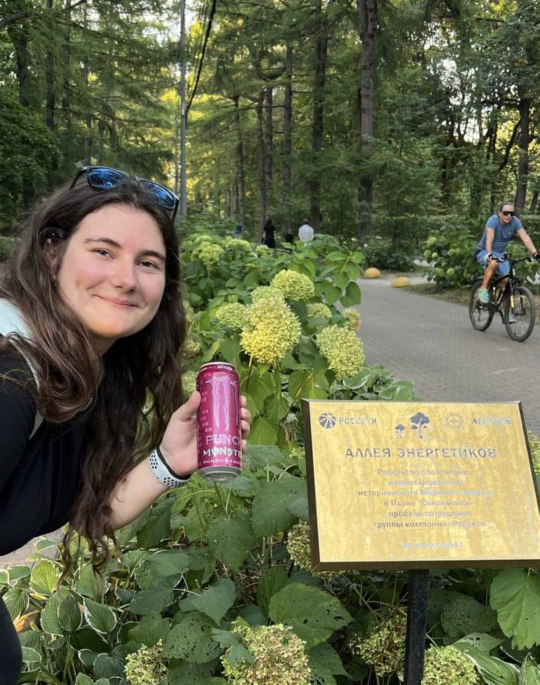
#> input picture outside-hero-park.jpg, 1079 x 1370 px, given in place of anastasia-avatar.png, which was not available (shown at 1/2 size)
$ python optimize-remaining-images.py
#> lines starting #> are read from the running program, lines starting #| are printed output that depends on the picture
"""Generate WebP assets from remaining PNG/JPEG sources; keep originals intact."""
from pathlib import Path
import re
from tempfile import NamedTemporaryFile
from PIL import Image, ImageOps

ROOT = Path(__file__).resolve().parent.parent
sources = [*ROOT.glob('appruvo-field-*.png'), ROOT/'appruvo-field-research-hero.jpg',
           ROOT/'anastasia-avatar.png', ROOT/'footer-illustration.png',
           *ROOT.glob('outside-*.jpg')]
replacements = {}
old_total = new_total = 0
for source in sorted(sources):
    image = ImageOps.exif_transpose(Image.open(source))
#> image is the input picture: PIL image 1079x1370 RGB; mean R, G, B 101.8, 104.4, 74.3
    limit = 2400
    if source.name == 'anastasia-avatar.png': limit = 108
    elif source.name == 'footer-illustration.png': limit = 720
    elif source.name.startswith('outside-'): limit = 1800
    image.thumbnail((limit, limit), Image.Resampling.LANCZOS)
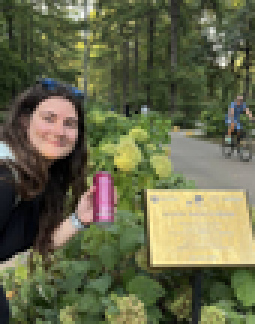
#> image: PIL image 85x108 RGB (shown 3 times larger); mean R, G, B 101.8, 104.4, 74.3
    if image.mode not in ('RGB', 'RGBA'): image = image.convert('RGBA' if 'transparency' in image.info else 'RGB')
    target = source.with_suffix('.webp')
    quality = 92 if source.name.startswith('appruvo-field-') and source.suffix == '.png' else 86
    # Do not overwrite/delete an existing published WebP while trying a candidate.
    with NamedTemporaryFile(dir=target.parent, suffix='.webp') as temporary:
        candidate = Path(temporary.name)
        image.save(candidate, 'WEBP', quality=quality, method=6)
#> (the run stopped early here; a loop or call above may not have finished)

$ run again, on outside-learning-1.jpg
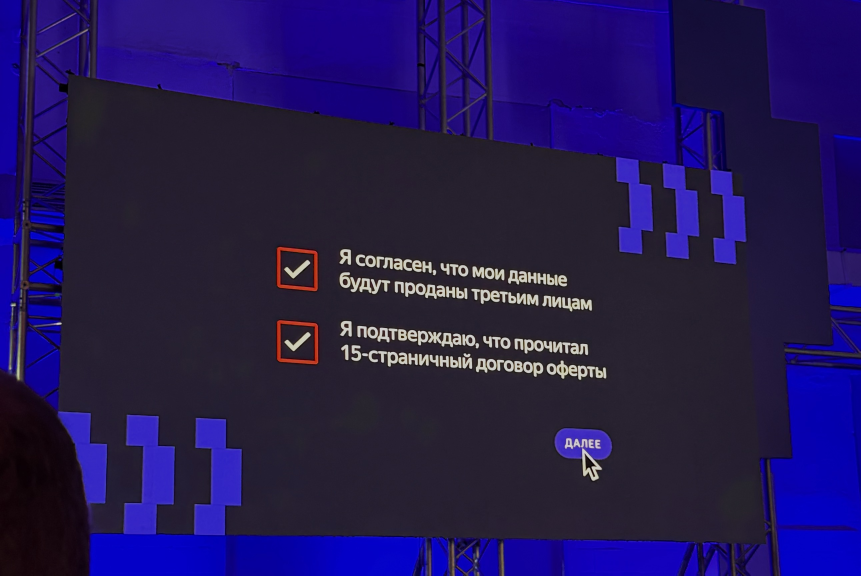
#> input picture outside-learning-1.jpg, 2581 x 1726 px, given in place of anastasia-avatar.png, which was not available (shown at 1/3 size)
#> image is the input picture: PIL image 2581x1726 RGB; mean R, G, B 35.8, 24.8, 82.2
#> `image.thumbnail((limit, limit), Image.Resampling.LANCZOS)`:
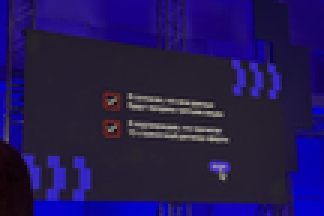
#> image: PIL image 108x72 RGB (shown 3 times larger); mean R, G, B 35.8, 24.8, 82.2

$ run again, on outside-medical-1.jpg
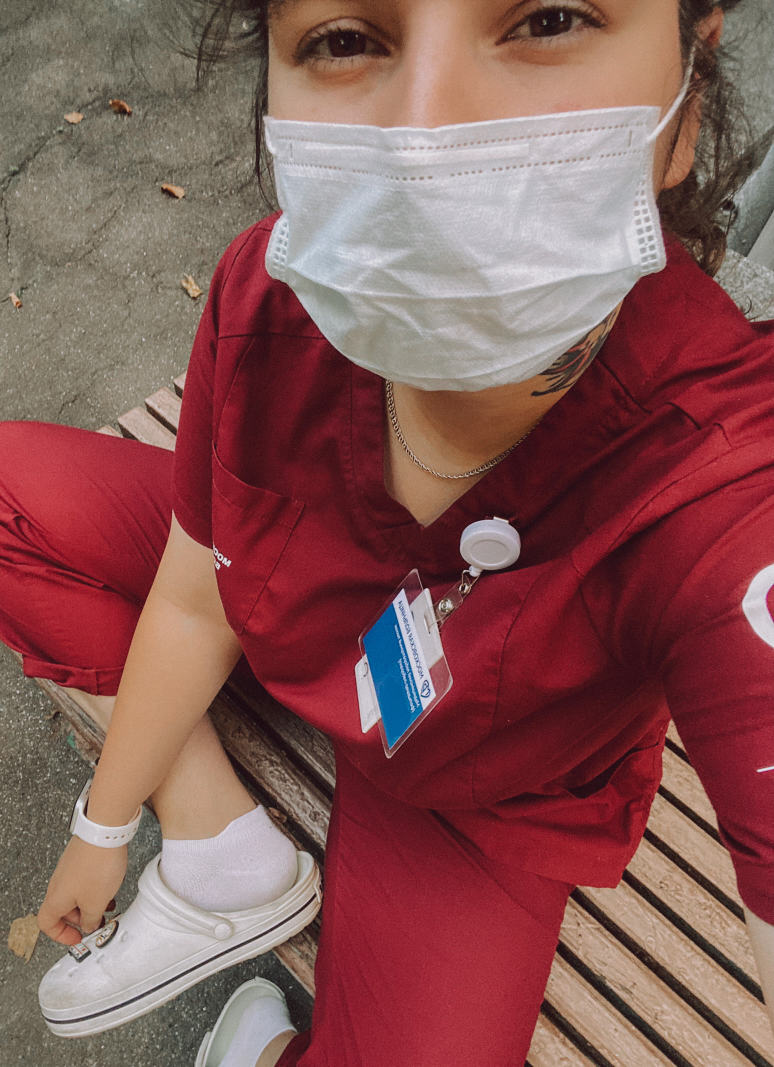
#> input picture outside-medical-1.jpg, 1548 x 2134 px, given in place of anastasia-avatar.png, which was not available (shown at 1/2 size)
#> image is the input picture: PIL image 1548x2134 RGB; mean R, G, B 134.8, 88.3, 86
#> `image.thumbnail((limit, limit), Image.Resampling.LANCZOS)`:
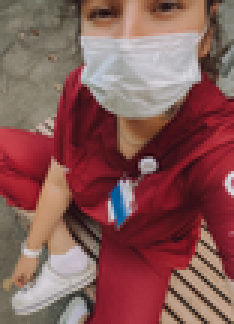
#> image: PIL image 78x108 RGB (shown 3 times larger); mean R, G, B 134.8, 88.3, 86
